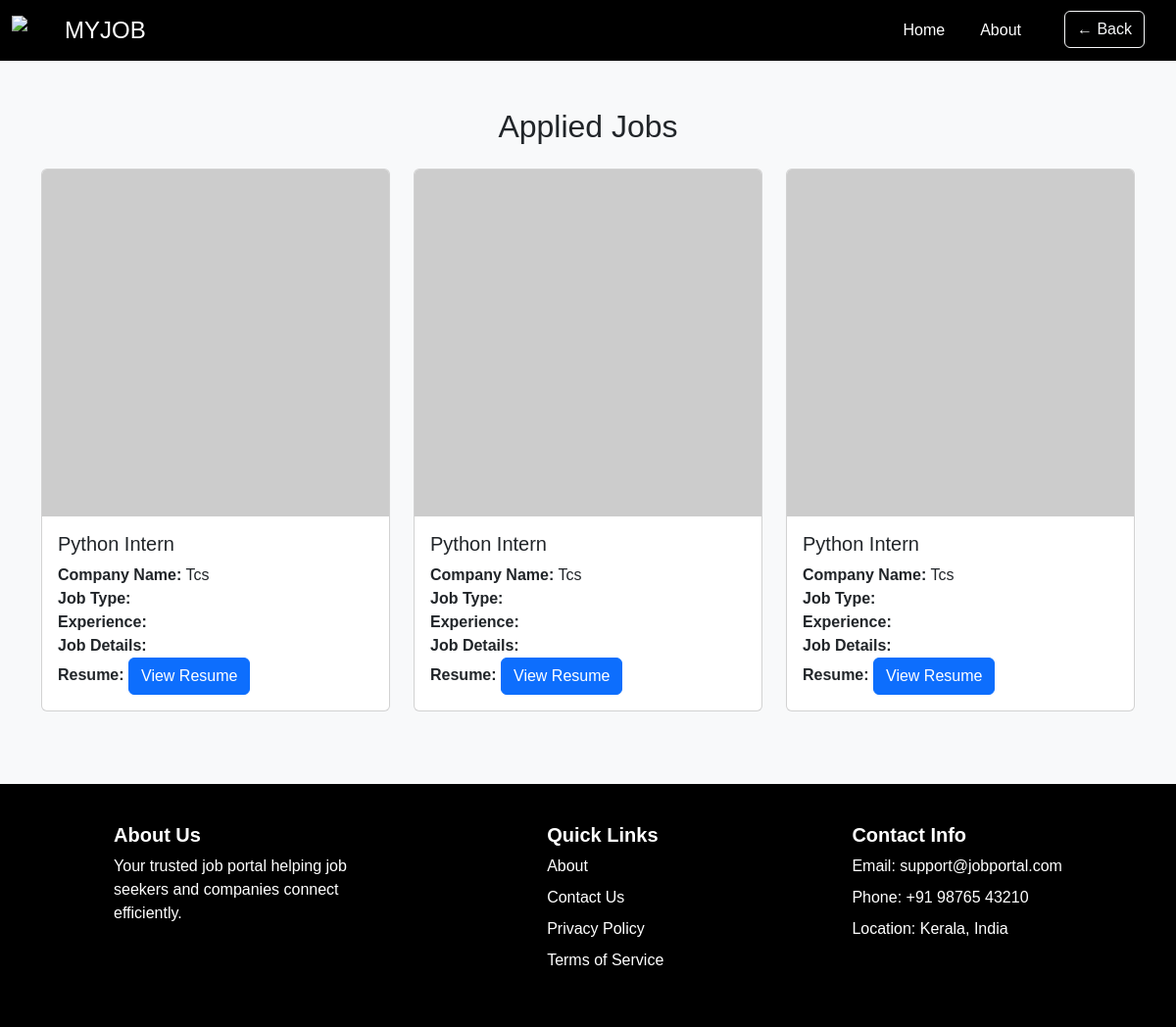
Page /appliedjobs/25/ on the committed database.
### jobapp/models.py (models this page shows)
class aplliedjobsmodel(models.Model):
    name=models.CharField(max_length=20)
    email=models.EmailField()
    ph=models.CharField(max_length=10)
    dob=models.DateTimeField()
    hq=models.CharField(max_length=20)
    cname=models.CharField(max_length=20)
    jobname=models.CharField(max_length=20)
    resume=models.FileField()
    userid=models.CharField(max_length=10)

### jobapp/views.py (the view)
# urls.py: path('appliedjobs/<int:id1>/', aplliedjobs1, name='appliedjobs1'),
def aplliedjobs1(request, id1):
    s = aplliedjobsmodel.objects.filter(userid=id1)  # ✅ Get applied jobs for the user
    return render(request, 'aplliedjobs.html', {'s': s})  # ✅ Render applied jobs template

### jobapp/templates/aplliedjobs.html (shortened to what this page needs)
<!DOCTYPE html>
<html lang="en">
<head>
  <link href="https://cdn.jsdelivr.net/npm/bootstrap@5.3.0-alpha1/dist/css/bootstrap.min.css" rel="stylesheet"/>
</head>
<body>
  <nav class="navbar navbar-expand-lg">
    <div class="container-fluid">
      <a class="navbar-brand d-flex align-items-center" href="/">
        <img src="https://as2.ftcdn.net/v2/jpg/10/04/10/53/1000_F_1004105360_BaJnSx8DNE660NFMoi2GRB4rUPy1lbXr.jpg" alt="MYJOB Logo" width="30" height="30" class="me-2">
        <span class="text-white ms-3" style="font-size: 1.5rem;">MYJOB</span>
      </a>
      <div class="collapse navbar-collapse" id="navbarNavDropdown">
        <ul class="navbar-nav ms-auto">
          <li class="nav-item"><a class="nav-link" href="/">Home</a></li>
          <li class="nav-item"><a class="nav-link" href="/about">About</a></li>
          <li class="nav-item ms-3">
            <button onclick="history.back()" class="btn btn-outline-light">← Back</button>
          </li>
        </ul>
      </div>
    </div>
  </nav>
  <div class="container mt-5">
    <h2 class="text-center mb-4">Applied Jobs</h2>
    <div class="row">
      {% for i in s %}
      <div class="col-md-4 mb-4">
        <div class="card h-100">
          <img src="https://via.placeholder.com/150" class="card-img-top" alt="Company Logo">
          <div class="card-body">
            <h5 class="card-title">{{ i.jobname }}</h5>
            <p class="card-text">
              <strong>Company Name:</strong> {{ i.cname }}<br>
              <strong>Job Type:</strong> {{ i.jobtype }}<br>
              <strong>Experience:</strong> {{ i.experience }}<br>
              <strong>Job Details:</strong> {{ i.job_detail }}<br>
              <strong>Resume:</strong>
              {% if i.resume %}
                <a href="{{ i.resume.url }}" target="_blank" download class="btn btn-primary">View Resume</a>
              {% else %}
                No resume uploaded
              {% endif %}
            </p>
          </div>
        </div>
      </div>
      {% endfor %}
    </div>
  </div>
  <footer>
    <div class="footer-container">
      <div>
        <h5>About Us</h5>
        <p>Your trusted job portal helping job seekers and companies connect efficiently.</p>
      </div>
      <div>
        <h5>Quick Links</h5>
        <ul>
          <li><a href="/about">About</a></li>
          <li><a href="/contact">Contact Us</a></li>
          <li><a href="/privacy">Privacy Policy</a></li>
          <li><a href="/terms">Terms of Service</a></li>
        </ul>
      </div>
      <div>
        <h5>Contact Info</h5>
        <ul>
          <li>Email: support@jobportal.com</li>
          <li>Phone: +91 98765 43210</li>
          <li>Location: Kerala, India</li>
        </ul>
      </div>
    </div>
  </footer>
</body>
</html>

### jobapp/templates/aplliedjobs.html (style rules this page uses)
body { margin: 0; padding: 0; background-color: #f8f9fa; font-family: Arial, sans-serif; }
.navbar { background-color: #000 !important; }
.navbar-nav .nav-item { margin-right: 1.25rem; }
.navbar-nav .nav-link { color: white !important; }
footer { background-color: #000; color: white; padding: 40px 20px 20px 20px; margin-top: 50px; }
.footer-container { display: flex; flex-wrap: wrap; justify-content: space-around; }
.footer-container div { margin-bottom: 20px; max-width: 250px; }
footer h5 { font-weight: bold; }
footer ul { list-style: none; padding-left: 0; }
footer ul li { margin-bottom: 8px; }
footer a { color: white; text-decoration: none; }

### rows in the picture
aplliedjobsmodel: jobname "Python Intern", cname "Tcs"
aplliedjobsmodel: jobname "Python Intern", cname "Tcs"
aplliedjobsmodel: jobname "Python Intern", cname "Tcs"
